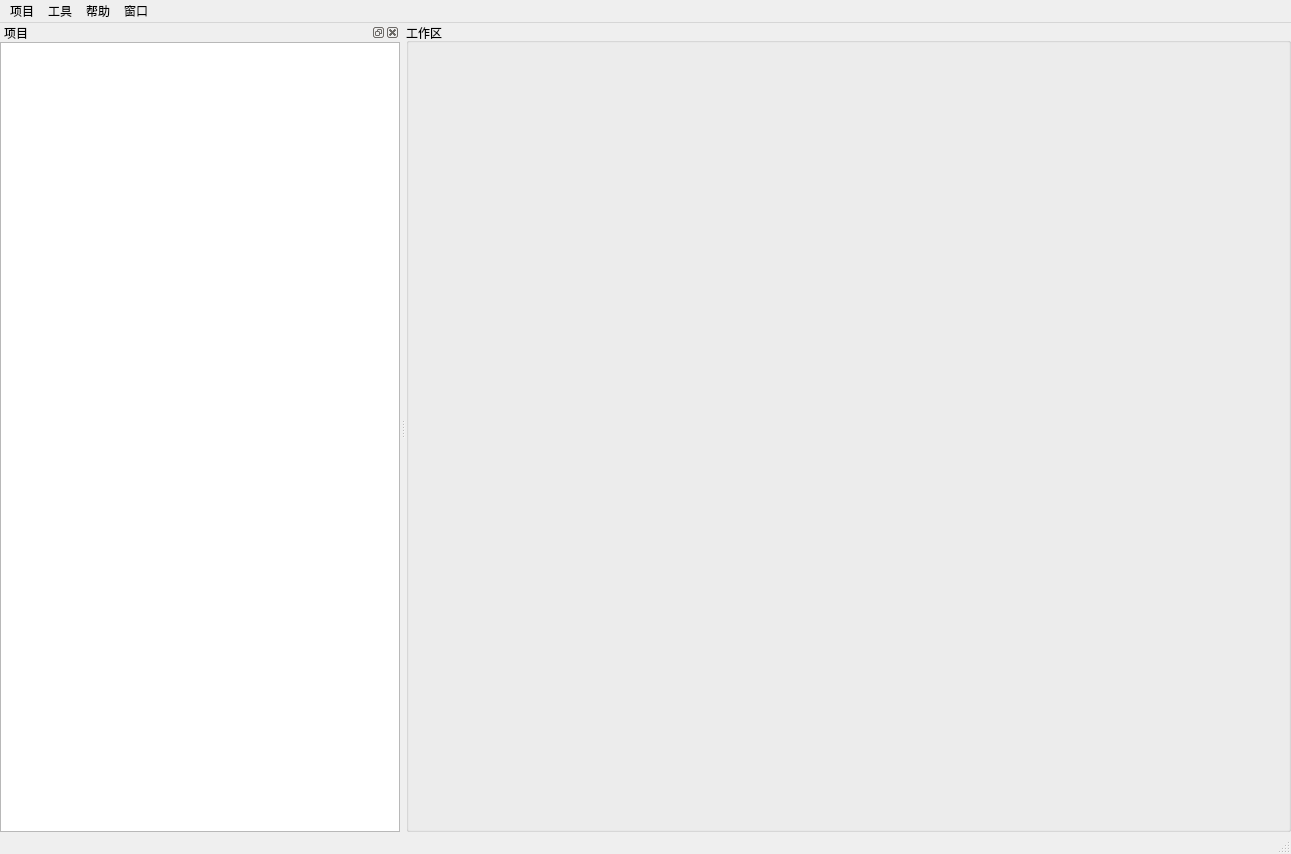
<?xml version="1.0" encoding="UTF-8"?>
<ui version="4.0">
 <class>MainWindow</class>
 <widget class="QMainWindow" name="MainWindow">
  <property name="geometry">
   <rect>
    <x>0</x>
    <y>0</y>
    <width>1291</width>
    <height>854</height>
   </rect>
  </property>
  <property name="windowTitle">
   <string>MainWindow</string>
  </property>
  <widget class="QWidget" name="centralwidget">
   <layout class="QVBoxLayout" name="verticalLayout_4">
    <property name="spacing">
     <number>0</number>
    </property>
    <property name="leftMargin">
     <number>0</number>
    </property>
    <property name="topMargin">
     <number>0</number>
    </property>
    <property name="rightMargin">
     <number>0</number>
    </property>
    <property name="bottomMargin">
     <number>0</number>
    </property>
    <item>
     <widget class="QGroupBox" name="workspace_group">
      <property name="title">
       <string>工作区</string>
      </property>
     </widget>
    </item>
   </layout>
  </widget>
  <widget class="QMenuBar" name="menubar">
   <property name="geometry">
    <rect>
     <x>0</x>
     <y>0</y>
     <width>1291</width>
     <height>23</height>
    </rect>
   </property>
   <widget class="QMenu" name="menu_project">
    <property name="title">
     <string>项目</string>
    </property>
    <addaction name="actionnew"/>
    <addaction name="actionopen"/>
    <addaction name="actionsave"/>
    <addaction name="actionclose"/>
   </widget>
   <widget class="QMenu" name="menu_tool">
    <property name="title">
     <string>工具</string>
    </property>
    <addaction name="actionbuild"/>
   </widget>
   <widget class="QMenu" name="menu_help">
    <property name="title">
     <string>帮助</string>
    </property>
    <addaction name="actionabout"/>
   </widget>
   <widget class="QMenu" name="menu_window">
    <property name="title">
     <string>窗口</string>
    </property>
    <addaction name="actionproject"/>
    <addaction name="actionpreview"/>
   </widget>
   <addaction name="menu_project"/>
   <addaction name="menu_tool"/>
   <addaction name="menu_help"/>
   <addaction name="menu_window"/>
  </widget>
  <widget class="QStatusBar" name="statusbar"/>
  <widget class="QDockWidget" name="dock_project">
   <property name="minimumSize">
    <size>
     <width>400</width>
     <height>300</height>
    </size>
   </property>
   <property name="floating">
    <bool>false</bool>
   </property>
   <property name="windowTitle">
    <string>项目</string>
   </property>
   <attribute name="dockWidgetArea">
    <number>1</number>
   </attribute>
   <widget class="QWidget" name="dockWidgetContents">
    <layout class="QVBoxLayout" name="verticalLayout">
     <property name="spacing">
      <number>0</number>
     </property>
     <property name="leftMargin">
      <number>0</number>
     </property>
     <property name="topMargin">
      <number>0</number>
     </property>
     <property name="rightMargin">
      <number>0</number>
     </property>
     <property name="bottomMargin">
      <number>0</number>
     </property>
     <item>
      <widget class="QTreeView" name="project_tree"/>
     </item>
    </layout>
   </widget>
  </widget>
  <action name="actionnew">
   <property name="text">
    <string>新建</string>
   </property>
  </action>
  <action name="actionopen">
   <property name="text">
    <string>打开</string>
   </property>
  </action>
  <action name="actionsave">
   <property name="text">
    <string>保存</string>
   </property>
  </action>
  <action name="actionclose">
   <property name="text">
    <string>关闭</string>
   </property>
  </action>
  <action name="actionbuild">
   <property name="text">
    <string>构建</string>
   </property>
  </action>
  <action name="actionabout">
   <property name="text">
    <string>关于</string>
   </property>
  </action>
  <action name="actionproject">
   <property name="text">
    <string>项目</string>
   </property>
  </action>
  <action name="actionpreview">
   <property name="text">
    <string>预览</string>
   </property>
  </action>
 </widget>
 <resources/>
 <connections/>
</ui>
